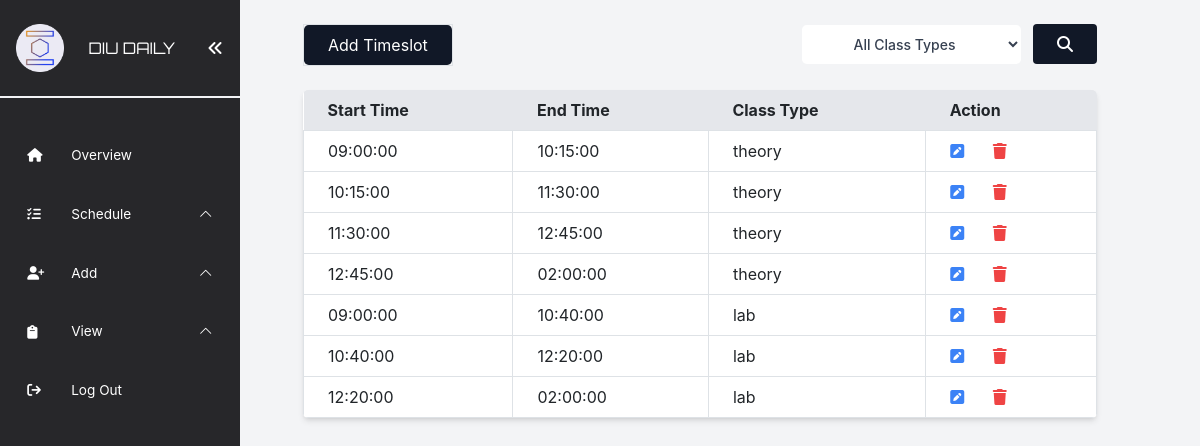
Page /src/admin/view/time/timetable.php on the earlier database version.
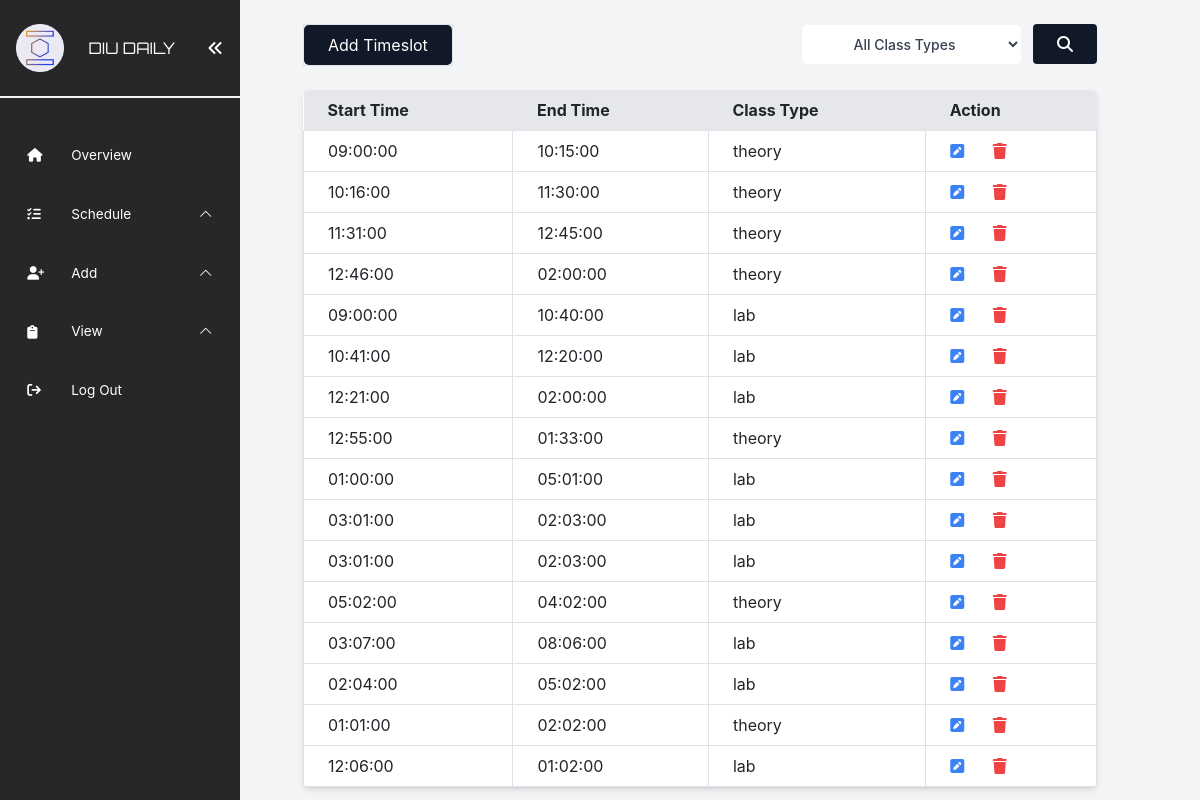
Same page on the later database version.
### tables this page shows
CREATE TABLE `timeslot` (
  `timetable_id` int(11) NOT NULL,
  `start_time` time DEFAULT NULL,
  `end_time` time DEFAULT NULL,
  `class_type` varchar(255) DEFAULT NULL
);

### src/admin/view/time/timetable.php (the view, shortened to what this page needs)
<?php
include("../../../../database/config.php");
include("../../../include/adminNavbar.php");
?>
<div class="flex flex-col min-h-screen w-full">
  <div class="flex justify-between my-4 ">
    <p class="border border-black">
      <a href="../../add/time/add_timetable.php"
        class="inline-block px-4 py-2 bg-gray-900 text-white rounded-lg hover:bg-gray-600 hover:no-underline">
        Add Timeslot
      </a>
    </p>
    <form action="" method="get">
      <select id="search_class_type" name="search_class_type"
        class="text-gray-700 bg-white hover:bg-gray-100 focus:ring-4 focus:outline-none focus:ring-gray-300 font-medium rounded-lg text-sm px-5 py-2.5">
        <option value="" class="bg-white py-2 hover:bg-gray-100">All Class Types</option>
      </select>
      <button type="submit" value="Search" class="ml-2 bg-gray-900 hover:bg-gray-600 text-white py-2 px-4 rounded"><i
          class="fa fa-search" aria-hidden="true"></i>
      </button>
    </form>
  </div>
  <div>
    <table class="table-auto w-full bg-white shadow-md rounded-lg overflow-hidden">
      <thead class="bg-gray-200">
        <tr>
          <th class="px-4 py-2">Start Time</th>
          <th class="px-4 py-2">End Time</th>
          <th class="px-4 py-2">Class Type</th>
          <th class="px-4 py-2">Action</th>
        </tr>
      </thead>
      <tbody>
        <?php
        $sql_timetable = "SELECT * FROM timeslot";
        $result_timetable = $conn->query($sql_timetable);
        if ($result_timetable->num_rows > 0) {
          while ($row = $result_timetable->fetch_assoc()) {
            $timetable_id = $row['timetable_id'];
            $start_time = $row['start_time'];
            $end_time = $row['end_time'];
            $class_type = $row['class_type'];
            ?>
            <tr>
              <td class="border px-4 py-2">
                <?php echo $start_time ?>
              </td>
              <td class="border px-4 py-2">
                <?php echo $end_time ?>
              </td>
              <td class="border px-4 py-2">
                <?php echo $class_type ?>
              </td>
              <td class="border px-4 py-2">
                <a href='edit_timetable.php?action=edit&timetable_id=<?php echo $timetable_id ?>' class="text-blue-500
                  text-black mr-4 hover:text-black"><i class="fa fa-pencil-square" aria-hidden="true"></i></a>
                <a href='delete.php?action=delete&timetable_id=<?php echo $timetable_id ?>'
                  class='text-red-500 hover:text-black'
                  onclick='return confirm("Are you sure you want to delete this TImeslot?");'>
                  <i class='fa fa-trash' aria-hidden='true'></i>
                </a>
              </td>
            </tr>
            <?php
          }
        } else {
          echo "<tr><td colspan='4' class='text-center'>No timeSLot entries found.</td></tr>";
        }
        ?>
      </tbody>
  </div>
</div>
</div>
</body>
</html>

### src/include/adminNavbar.php (shortened to what this page needs)
<!DOCTYPE html>
<html lang="en">
<head>
  <script src="https://cdn.tailwindcss.com"></script>
  <link rel="stylesheet" href="https://cdnjs.cloudflare.com/ajax/libs/font-awesome/6.4.0/css/all.min.css"
 />
  <link rel="stylesheet" href="https://cdn.jsdelivr.net/npm/bootstrap-icons@1.8.0/font/bootstrap-icons.css" />
  <link rel="stylesheet" href="https://maxcdn.bootstrapcdn.com/bootstrap/4.5.2/css/bootstrap.min.css">
</head>
<body class="bg-gray-100 ">
  <button class="absolute top-4 left-4 bg-gray-700 text-white px-3 py-1 rounded-md" onclick="toggleNavbar()">
  </button>
  <div class="container mx-auto flex-container ">
    <div class="nav-container">
      <nav class="fixed left-0 top-0 z-[1035] h-full w-60  overflow-hidden bg-zinc-800" id="sidenav-1">
        <div class="mb-3 flex items-center justify-center border-b-2 border-solid border-gray-100 py-6  outline-none">
          <img id="logo" class="mr-4 w-12" src="../../../img/logo.png" alt="Logo" />
          <span class="text-white font mr-8">DIU DAILY</span>
          <span class="text-white cursor-pointer" onclick="toggleNavbar()">
            <i class="fa fa-angle-double-left" aria-hidden="true"></i>
          </span>
        </div>
        <ul class="relative m-0 list-none px-[0.2rem] pb-12">
          <li class="relative pt-4">
            <a href="../../view/overview/dashboard.php"
              class="flex cursor-pointer items-center truncate rounded-[5px] px-6 py-[0.45rem] text-[0.85rem] text-white outline-none transition duration-300 ease-linear hover:bg-gray-300 hover:text-black hover:outline-none focus:bg-slate-50 focus:text-inherit focus:outline-none active:bg-slate-50 active:text-inherit active:outline-none hover:text-black hover:no-underline">
              <span class="mr-4 h-5 w-5 hover:text-black">
                <i class="fas fa-home"></i>
              </span>
              <span>Overview</span>
            </a>
          </li>
          <li class="relative pt-4">
            <div
              class="flex cursor-pointer items-center truncate rounded-[5px] px-6 py-[0.45rem] text-[0.85rem] text-white outline-none transition duration-300 ease-linear hover:bg-gray-300 hover:text-inherit hover:outline-none focus:bg-slate-50 focus:text-inherit focus:outline-none active:bg-slate-50 active:text-inherit active:outline-none  "
              onclick="dropdownRoutine()">
              <span class="mr-4 h-5 w-5 hover:text-gray-300">
                <i class="fa fa-tasks" aria-hidden="true"></i>
              </span>
              <span>Schedule</span>
              <span class="ml-auto cursor-pointer rotate-180" id="arrow3">
                <i class="bi bi-chevron-down"></i>
              </span>
            </div>
          </li>
          <li class="relative pt-4">
            <div
              class="flex cursor-pointer items-center truncate rounded-[5px] px-6 py-[0.45rem] text-[0.85rem] text-white outline-none transition duration-300 ease-linear hover:bg-gray-300 hover:text-black hover:outline-none focus:bg-slate-50 focus:text-inherit focus:outline-none active:bg-slate-50 active:text-inherit active:outline-none  "
              onclick="dropdown()">
              <span class="mr-4 h-5 w-5">
                <i class="fas fa-user-plus"></i>
              </span>
              <span>Add</span>
              <span class="ml-auto cursor-pointer rotate-180" id="arrow">
                <i class="bi bi-chevron-down"></i>
              </span>
            </div>
          </li>
          <li class="relative pt-4">
            <div
              class="flex cursor-pointer items-center truncate rounded-[5px] px-6 py-[0.45rem] text-[0.85rem] text-white outline-none transition duration-300 ease-linear hover:bg-gray-300 hover:text-inherit hover:outline-none focus:bg-slate-50 focus:text-inherit focus:outline-none active:bg-slate-50 active:text-inherit active:outline-none  "
              onclick="dropdownview()">
              <span class="mr-4 h-5 w-5 hover:text-gray-300">
                <i class="fa fa-clipboard" aria-hidden="true"></i>
              </span>
              <span>View</span>
              <span class="ml-auto cursor-pointer rotate-180" id="arrow2">
                <i class="bi bi-chevron-down"></i>
              </span>
            </div>
          </li>
          <li class="relative pt-4">
            <a href="../../../../logout.php"
              class="flex cursor-pointer items-center truncate rounded-[5px] px-6 py-[0.45rem] text-[0.85rem] text-white outline-none transition duration-300 ease-linear hover:bg-gray-300 hover:text-black hover:no-underline">
              <span class="mr-4 h-5 w-5 hover:text-gray-300">
                <i class="fa fa-sign-out" aria-hidden="true"></i>
              </span>
              <span>Log Out</span>
            </a>
          </li>
        </ul>
    </div>

### src/include/adminNavbar.php (style rules this page uses)
.flex-container { display: flex; }
.nav-container { flex: 0 0 200px; }
.nav-container, .toggle-button { transition: transform 3s ease-in-out; }
.font { font-family: 'Orbitron', sans-serif; }

Differences in the rows shown:
changed timeslot (number 2 of 16 on the later page): start_time "10:15:00" → "10:16:00"
changed timeslot (number 3 of 16 on the later page): start_time "11:30:00" → "11:31:00"
changed timeslot (number 4 of 16 on the later page): start_time "12:45:00" → "12:46:00"
changed timeslot (number 6 of 16 on the later page): start_time "10:40:00" → "10:41:00"
changed timeslot (number 7 of 16 on the later page): start_time "12:20:00" → "12:21:00"
added timeslot: start_time "12:55:00", end_time "01:33:00", class_type "theory"
added timeslot: start_time "01:00:00", end_time "05:01:00", class_type "lab"
added timeslot: start_time "03:01:00", end_time "02:03:00", class_type "lab"
added timeslot: start_time "03:01:00", end_time "02:03:00", class_type "lab"
added timeslot: start_time "05:02:00", end_time "04:02:00", class_type "theory"
added timeslot: start_time "03:07:00", end_time "08:06:00", class_type "lab"
added timeslot: start_time "02:04:00", end_time "05:02:00", class_type "lab"
added timeslot: start_time "01:01:00", end_time "02:02:00", class_type "theory"
added timeslot: start_time "12:06:00", end_time "01:02:00", class_type "lab"
